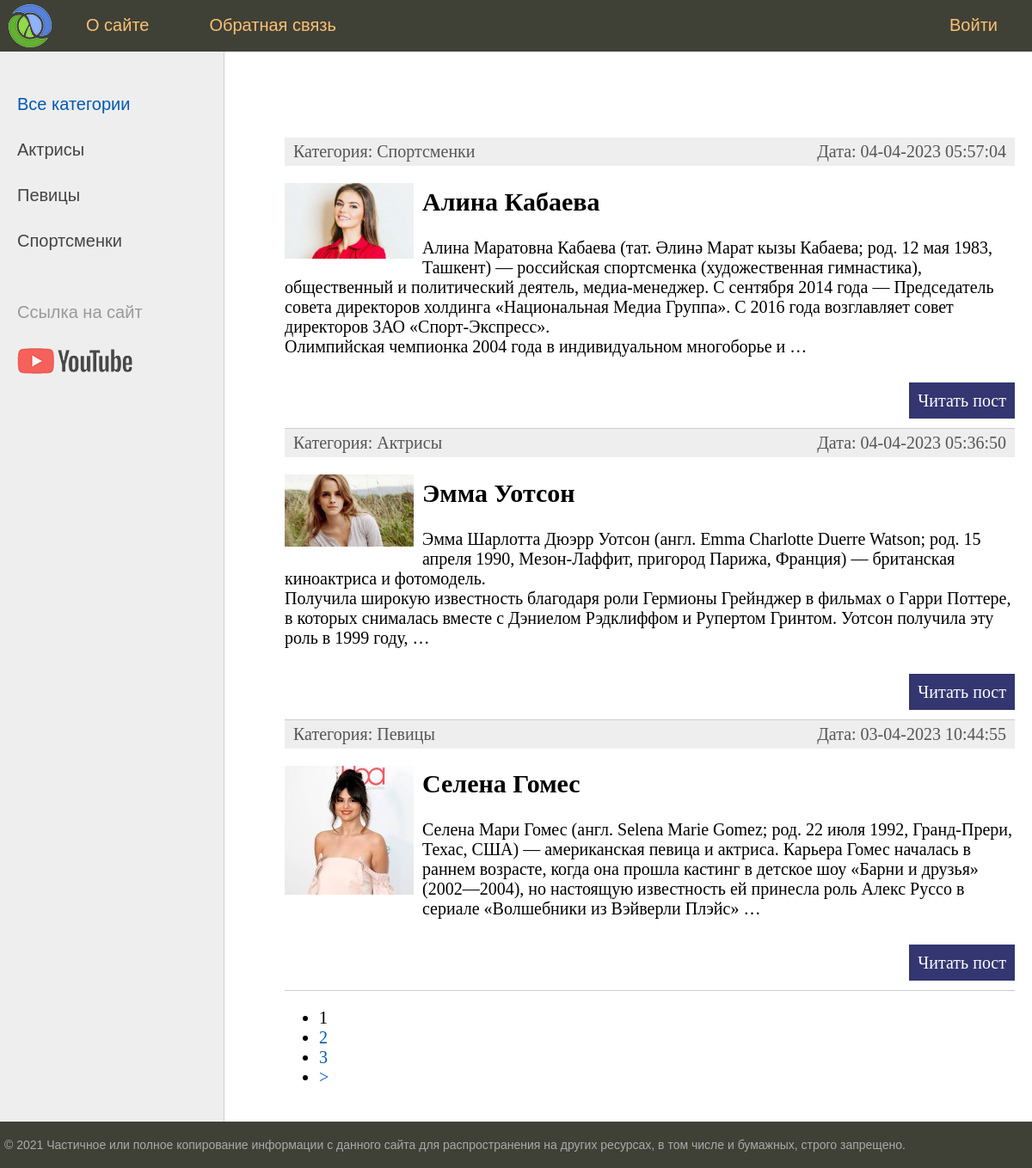
The page / on the database its author committed.
### women/models.py (models this page shows, shortened)
class Category(models.Model):
    name = models.CharField(max_length=100, db_index=True, verbose_name="Категория")
    slug = models.SlugField(max_length=255, unique=True, db_index=True, verbose_name="URL")
    def __str__(self):
        return self.name
    def get_absolute_url(self):
        return reverse('category', kwargs={'cat_slug': self.slug})
    class Meta:
        verbose_name = 'Категорию'
        verbose_name_plural = 'Категории'
        ordering = ['id']

class Women(models.Model):
    title = models.CharField(max_length=255, verbose_name="Заголовок")
    slug = models.SlugField(max_length=255, unique=True, db_index=True, verbose_name="URL")
    content = models.TextField(blank=True, verbose_name="Текст статьи")                                    #  blank=True поле может оставаться пустым
    photo = models.ImageField(upload_to="photos/%Y/%m/%d/", verbose_name="Фото")                           #  подкаталог photos/%Y/%m/%d/ текущий год/месяц/день
    time_create = models.DateTimeField(auto_now_add=True, verbose_name="Время создания")                   #  auto_now_add=True примет текущее время в момент записи и его не поменяет
    time_update = models.DateTimeField(auto_now=True, verbose_name="Время изменения")                      #  auto_now=True примет текущее время в момент записи и его поменяет в случае редактирования
    is_published = models.BooleanField(default=True, verbose_name="Публикация")                            #  default=True при добавлении новой записи то данное поле по умол. примет True
    cat = models.ForeignKey('Category', on_delete=models.PROTECT, verbose_name="Категория")                # 'Category' имя класса в кавычках поскольку class Category идет после class Women
    def get_absolute_url(self):
        return reverse('post', kwargs={'post_slug': self.slug})
    class Meta:
        verbose_name = 'Известные женщины'
        verbose_name_plural = 'Известные женщины'
        ordering = ['-time_create', 'title']                                                                #  Сортировка по времени в admin django

### women/views.py (the view)
# urls.py: path('', WomenHome.as_view(), name='home'),                                         # прописали все маршруты текущего приложения  http://127.0.0.1:8000/
class WomenHome(DataMixin, ListView):
    model = Women                                                     #  Отобразить список статей
    template_name = 'women/index.html'                                #  Указать ссылку на шаблон
    context_object_name = 'posts'                                     #  Указать переменную 'posts'
    def get_context_data(self, *, object_list=None, **kwargs):        #  Метод формирует динамический и статический контекст
        context = super().get_context_data(**kwargs)                  #  Получение контекста для уже сформированного шаблона
        c_def = self.get_user_context(title="Главная страница")
        return dict(list(context.items()) + list(c_def.items()))
    def get_queryset(self):                                           #  Метод позволяющий фильтровать публикации т.е показывать только то что разрешено
        return Women.objects.filter(is_published=True)                #  Показывать только те публикации в которых значение True

### women/utils.py (called while the page is built)
    def get_user_context(self, **kwargs):                       #  Создает контекст для шаблона  f.e template_name --> 'women/index.html'
        context = kwargs                                        #  Формирование списка категорий
        cats = Category.objects.annotate(Count('women'))        #  Не отображать рубрику(и) в которых отсутствует запись статья
        user_menu = menu.copy()                                 #  Создает копию словаря 'menu' с сохраняем ее в переменной 'user_menu'
        if not self.request.user.is_authenticated:
            user_menu.pop(1)
        context['menu'] = user_menu                             #  Передает ссылку на 'menu'
        context['cats'] = cats                                  #  Прописывает контекст для рубрик
        if 'cat_selected' not in context:
            context['cat_selected'] = 0
        return context

### women/templates/women/index.html (shortened to what this page needs)
{% extends 'women/base.html' %}
{% block content %}
<ul class="list-articles">
    {% for p in posts %}
    <li>
        <div class="article-panel">
            <p class="first">Категория: {{p.cat}}</p>
            <p class="last">Дата: {{p.time_update|date:"d-m-Y H:i:s"}}</p>
        </div>
        {% if p.photo %}
        <p><img class="img-article-left thumb" src="{{p.photo.url}}"></p>
        {% endif %}
        <h2>{{p.title}}</h2>
        {% autoescape off %}
        {{p.content|linebreaks|truncatewords:50}}
        {% endautoescape %}
        <p class="link-read-post"><a href="{{ p.get_absolute_url }}">Читать пост</a></p>
    </li>
    {% endfor %}
</ul>
{% endblock %}

### women/templates/women/base.html (shortened to what this page needs)
{% load static %}
{% load women_tags %}
<!DOCTYPE html>
<html>
<head>
    <link type="text/css" href="{% static 'women/css/styles.css' %}" rel="stylesheet" />
</head>
<body>
    <table class="table-page" border=0 cellpadding="0" cellspacing="0">
        <tr>
            <td valign=top>
                {% block mainmenu %}
                <div class="header">
                    <ul id="mainmenu" class="mainmenu">
                        <li class="logo"><a href="{% url 'home' %}">
                                <div class="logo"></div>
                            </a></li>
                        {% for m in menu %}
                        {% if not forloop.last %}
                        <li><a href="{% url m.url_name %}">{{m.title}}</a></li>
                        {% else %}
                        <li class="last"><a href="{% url m.url_name %}">{{m.title}}</a></li>
                        {% endif %}
                        {% endfor %}
                    </ul>
                </div>
                {% endblock mainmenu %}
                <table class="table-content" border=0 cellpadding="0" cellspacing="0">
                    <tr>
                        <td valign="top" class="left-chapters">
                            <ul id="leftchapters">
                                {% if cat_selected == 0 %}
                                <li class="selected">Все категории</li>
                                {% else %}
                                <li><a href="{% url 'home' %}">Все категории</a></li>
                                {% endif %}
                                {% for c in cats %}
                                {% if c.women__count > 0 %}
                                {% if c.pk == cat_selected %}
                                <li class="selected">{{c.name}}</li>
                                {% else %}
                                <li><a href="{{c.get_absolute_url}}">{{c.name}}</a></li>
                                {% endif %}
                                {% endif %}
                                {% endfor %}
                                <li class="share">
                                    <p>Ссылка на сайт</p>
                                    <a class="share-yt" href="https://www.youtube.com" target="_blank"
                                        rel="nofollow"></a>
                                </li>
                            </ul>
                        </td>
                        <td valign="top" class="content">
                            <div class="content-text">
                                {% block content %}
                                {% endblock %}
                                {% if page_obj.has_other_pages %}
                                <nav class="list-pages">
                                    <ul>
                                        {% for p in paginator.page_range %}
                                        {% if page_obj.number == p %}
                                        <li class="page-num page-num-selected">{{p}}</li>
                                        {% elif p >= page_obj.number|add:-2 and p <= page_obj.number|add:2 %} <li
                                            class="page-num">
                                            <a href="?page={{p}}">{{p}}</a>
                                            </li>
                                            {% endif %}
                                            {% endfor %}
                                            {% if page_obj.has_next %}
                                            <li class="page-num">
                                                <a href="?page={{page_obj.next_page_number}}">&gt;</a>
                                            </li>
                                            {% endif %}
                                    </ul>
                                </nav>
                                {% endif %}
                            </div>
                        </td>
                    </tr>
                </table>
            </td>
        </tr>
        <tr>
            <td valign=top>
                <div id="footer">
                    <p>&copy; 2021 Частичное или полное копирование информации с данного сайта для распространения на
                        других ресурсах, в том числе и бумажных, строго запрещено.</p>
                </div>
            </td>
        </tr>
    </table>
</body>
</html>

### women/static/women/css/styles.css (style rules this page uses)
html, body { font-family: 'Arial'; margin: 0; padding: 0; height: 100%; width: 100%; color: #444; }
a { color: #0059b2; text-decoration: none; }
img { max-width: 600px; height: auto; }
img.img-article-left { max-width: 300px; height: auto; float: left; padding: 0 10px 10px 0; }
img.img-article-left.thumb { max-width: 150px; height: auto; }
p.link-read-post { text-align: right; }
p.link-read-post a { padding: 10px; min-width: 100px; background: #333671; color: #fff; text-decoration: none; }
div.article-panel { background: #eee; padding: 5px 10px 5px 10px; box-sizing: border-box; overflow: hidden; color: #555; }
div.article-panel p.first { margin: 0; float: left; }
div.article-panel p.last { margin: 0; float: right; }
ul.list-articles { list-style: none; margin: 0; padding: 0; }
ul.list-articles li { border-bottom: 1px solid #ccc; }
.table-page { width: 100%; height: 100%; vertical-align: top; }
.table-page tr { height: 100%; }
.header { background: #3F4137; height: 60px; }
.logo { background: url('../images/logo.png') no-repeat 10px 5px; width: 70px; height: 60px; }
ul.mainmenu { list-style: none; margin: 0; padding: 0; height: 60px; color: #fdc073; font-size: 20px; overflow: hidden; }
ul.mainmenu li { float: left; margin: 18px 40px 0 30px; }
ul.mainmenu li.logo { margin: 0; }
ul.mainmenu li.last { float: right; }
ul.mainmenu li a { color: #fdc073; text-decoration: none; }
.table-content { width: 100%; min-height: 100%; height: 100%; }
.left-chapters { margin: 0; background: #eee; border-right: 1px solid #ccc; min-height: 100%; }
.left-chapters ul { width: 230px; min-height: 100%; margin: 0; padding: 20px 10px 10px 20px; list-style: none; font-size: 20px; }
.left-chapters ul li { margin: 30px 0 0 0; color: #999; }
.left-chapters ul li.selected { color: #0059b2; }
.left-chapters ul li a { color: #444; text-decoration: none; }
.left-chapters ul li.share { margin: 60px 0 0 0; }
.left-chapters ul li.share p { margin: 30px 0 30px 0; }
.left-chapters ul li.share a { display: inline-block; width: 40px; height: 40px; margin: 0 20px 0 0; }
.left-chapters ul li.share a.share-yt { width: 100%; height: 30px; background: url('../images/share_yt.png') no-repeat 0 0 }
.content { padding: 40px 20px 20px 40px; width: 100%; box-sizing: border-box; }
.content-text { margin: 60px 0 0 30px; color: #000; font-size: 20px; font-family: Yandex Sans Display Light; }
#footer { box-sizing: border-box; background: #3F4137; padding: 5px; color: #aaa; font-size: 14px; font-family: Verdana, Geneva, Arial, Helvetica; text-align: left; overflow: hidden; }

### rows shown on the page
Category: name "Актрисы"
Category: name "Певицы"
Category: name "Спортсменки"
Women: cat "Спортсменки", time_update "04-04-2023 05:57:04", photo (picture), title "Алина Кабаева", content "Алина Маратовна Кабаева (тат. Әлинә Марат кызы Кабаева; род. 12 мая 1983, Ташкент) — российская спортсменка (художественная гимнастика), общественный и политический деятель, медиа-менеджер. C сентября 2014 года — Председатель совета директоров холдинга «Национальная Медиа Группа». С 2016 года возглавляет совет директоров ЗАО «Спорт-Экспресс». Олимпийская чемпионка 2004 года в индивидуальном многоборье и …"
Women: cat "Актрисы", time_update "04-04-2023 05:36:50", photo (picture), title "Эмма Уотсон", content "Эмма Шарлотта Дюэрр Уотсон (англ. Emma Charlotte Duerre Watson; род. 15 апреля 1990, Мезон-Лаффит, пригород Парижа, Франция) — британская киноактриса и фотомодель. Получила широкую известность благодаря роли Гермионы Грейнджер в фильмах о Гарри Поттере, в которых снималась вместе с Дэниелом Рэдклиффом и Рупертом Гринтом. Уотсон получила эту роль в 1999 году, …"
Women: cat "Певицы", time_update "03-04-2023 10:44:55", photo (picture), title "Селена Гомес", content "Селена Мари Гомес (англ. Selena Marie Gomez; род. 22 июля 1992, Гранд-Прери, Техас, США) — американская певица и актриса. Карьера Гомес началась в раннем возрасте, когда она прошла кастинг в детское шоу «Барни и друзья» (2002—2004), но настоящую известность ей принесла роль Алекс Руссо в сериале «Волшебники из Вэйверли Плэйс» …"

### other values the page prints
{{ m.title }} "О сайте" "Обратная связь"
{{ m.title }} "Войти"
{{ p }} "1"
{{ p }} "2" "3"
